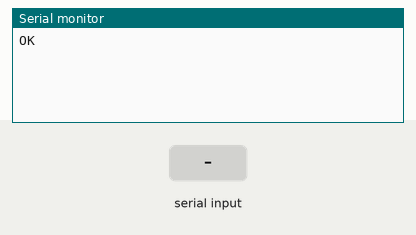
A sketch run on a simulated Arduino Uno, built with avr-gcc and run on an emulated ATmega328P. On the bench: the last lines printed to the serial monitor. The inputs (shaded band) are chosen by the test bench.

Above: at 1.2 s.
1.3 s: "XXX\n" received over Serial
At 2.4 s:
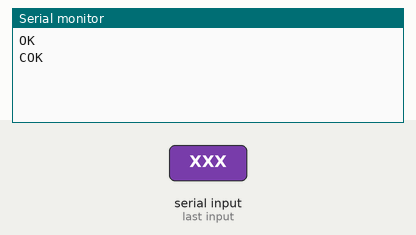
2.8 s: "RCP\n" received over Serial
At 3.5 s:
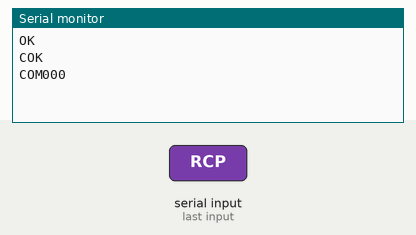

The sketch:

tankbot.pde
```cpp
// (licence header left out)
int compass;
char line[64];  // a buffer to hold the incoming line
char temp_line[80];

// blocking function to wait until we've got max characters or we see a '\n'
void usart_getline( char *line, int max)
{
    int length = 0;
    char temp = '\0';

    do
    {
      	if (Serial.available() > 0) {
	  temp = Serial.read(); // read the incoming byte:
          temp_line[length] = temp;    // store into buffer
          length++;
          if ( length == (max - 1) )  // we only have space for one more character in our buffer
            break;
      }
    } while ( (temp != '\n') && (temp != '\r') );

    temp_line[length] = '\0';
    strcpy( line, temp_line );

    return;
}

/* R U alive command XXX - response: COK */
void parse_XXX( char *line )
{
    // print response
    Serial.println( "COK");
}

/* Read Compass RCP command - response: 3 ascii digit compass reading */
void parse_RCP( char *line )
{
    char compass_string[4];
    int temp;

    temp = compass;
    compass_string[3] = '\0';

    for (int i=2; i>=0; i--) {
      compass_string[i] = temp%10 + 0x30;  // Print each digit as an ascii character
      temp /= 10;
    }

    compass += 10;
    if (compass > 359)
      compass = 0;

    // print response
    Serial.print( "COM");
    Serial.println(compass_string);
}

void setup() {

  Serial.begin(9600);
  Serial.println("OK\n\r");    // signal startup
  compass = 0;

}

void loop () {
          // block for a '\n' terminated line, or 64 chars. which ever comes 1st
        usart_getline(line, 64);

        // debug
        //Serial.println( line);

        // compare the first three chars to known commands
        if( strncmp( line, "XXX", 3 ) == 0)
        {
            parse_XXX( line );
        }
        else if( strncmp( line, "RCP", 3 ) == 0 )
        {
            parse_RCP( line );
        }


}
```

Measured:
- after the input at 1.3 s, the serial monitor: prints a new line at once (image 1)
- after the input at 2.8 s, the serial monitor: prints a new line at once (image 2)
